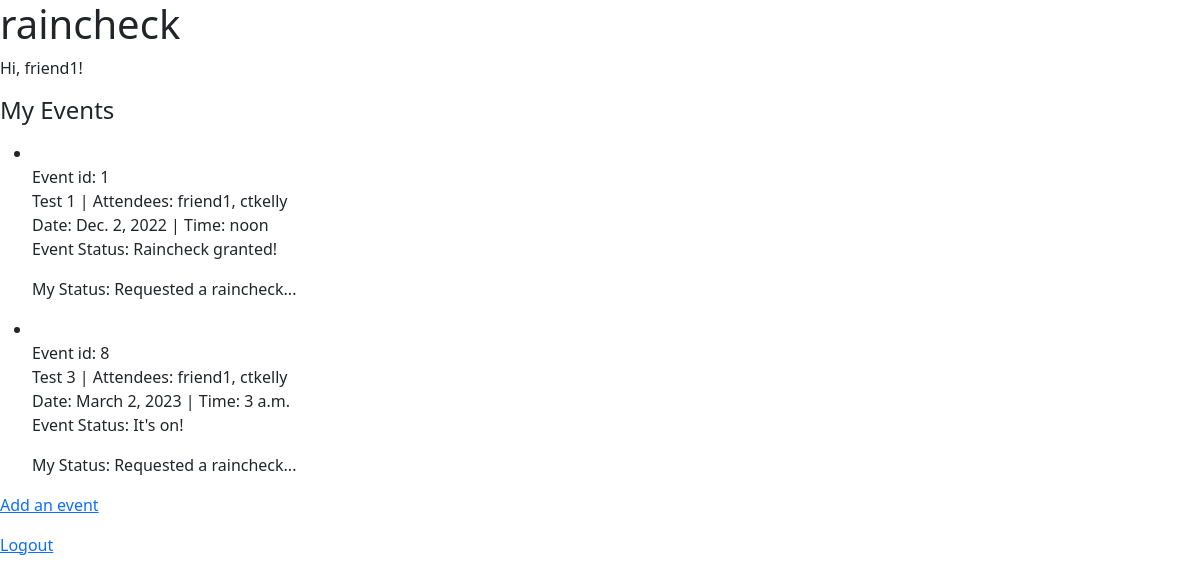
Page /events/ (signed in) on the earlier database version.
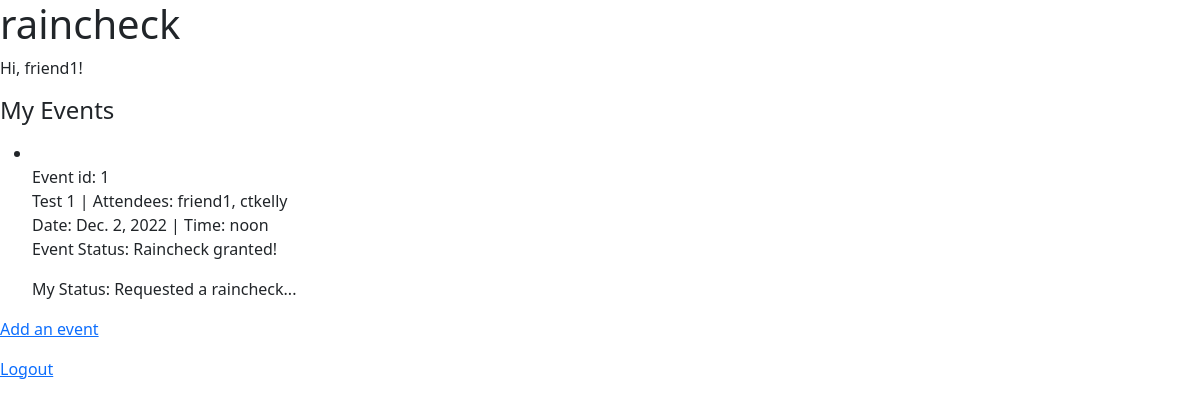
Same page on the later database version.
### events/models.py (models this page shows, shortened)
class Event(models.Model):
    ACTIVE = 1
    INACTIVE = 0
    title = models.CharField(max_length=100, blank=False)
    invitee = models.ForeignKey(settings.AUTH_USER_MODEL, on_delete=models.CASCADE, related_name='event_invitee')
    date = models.DateField(auto_now=False, auto_now_add=False, blank=False)
    time = models.TimeField(auto_now=False, auto_now_add=False, blank=False)
    status = models.IntegerField(default=ACTIVE)
    owner = models.ForeignKey(settings.AUTH_USER_MODEL, on_delete=models.CASCADE, related_name='event_owner')
    @property  # Adding @property allows us to call display_status without ()  def get_display_status
    def display_status(self):  # A noun. A computed property. Just checks, returns, doesn't do anything.
        if self.status == self.ACTIVE:
            return "It's on!"
        else:
            return "Raincheck granted!"

class Invitation(models.Model):
    invitee = models.ForeignKey(settings.AUTH_USER_MODEL, on_delete=models.CASCADE)
    event = models.ForeignKey(Event, on_delete=models.CASCADE)
    response = models.BooleanField(default=True)
    @property
    def invitation_status(self):
        if self.response:
            return "I'm attending!"
        else:
            return "Requested a raincheck..."

### events/views.py (the view)
# urls.py: path('', views.MainEventView.as_view(), name='all'),
class MainEventView(LoginRequiredMixin, View):
    template_name = 'events/event_list.html'
    def get(self, request, *args, **kwargs):
        today = date.today()
        print(today)
        el = Event.objects.filter(
            Q(owner=self.request.user) |
            Q(invitee=self.request.user),
            date__gte=today).order_by('date')  # Where do I break this line?
        ctx = {'event_list': el}
        return render(request, 'events/event_list.html', ctx)

### events/templates/events/event_list.html (shortened to what this page needs)
{% extends "home/base.html" %}
{% block content %}
<p>Hi, {{ user.username }}!</p>
<h4>My Events</h4>
<p>
{% if event_list %}
<ul>
  {% for event in event_list %}
      <p>
        <li>
            <br>
            Event id: {{ event.id }}
            <br>
            {{ event.title }} | Attendees: {{ event.invitee }}, {{ event.owner }}
            <br>
            Date: {{ event.date }} | Time: {{ event.time }}
            <br>
            <p>
            Event Status: {{ event.display_status }}
            </p>
            <p>
            {% for invitation in event.invitation_set.all %}
                {% if invitation.invitee == request.user %}
                    My Status: {{ invitation.invitation_status }}
                {% endif %}
            {% endfor %}
            </p>
        </li>
      </p>
  {% endfor %}
</ul>
{% else %}
  <p>You currently have no events.</p>
{% endif %}
</p>
<p>
<a href="{% url 'events:event_create' %}">Add an event</a>
{% if user.is_authenticated %}
    <p><a href="{% url 'logout' %}?next={% url 'home:home' %}">Logout</a></p>
{% else %}
    <p><a href="{% url 'login' %}?next={% url 'home:home' %}">Login</a></p>
{% endif %}
</p>
{% endblock %}

Differences in the rows shown:
no longer on this page (row edited): Event: id "8", title "Test 3", invitee "friend1", owner "ctkelly", date "March 2, 2023", time "3 a.m.", display_status "It's on!"
no longer on this page (row unchanged): Invitation: invitation_status "Requested a raincheck...", shown under "8"
